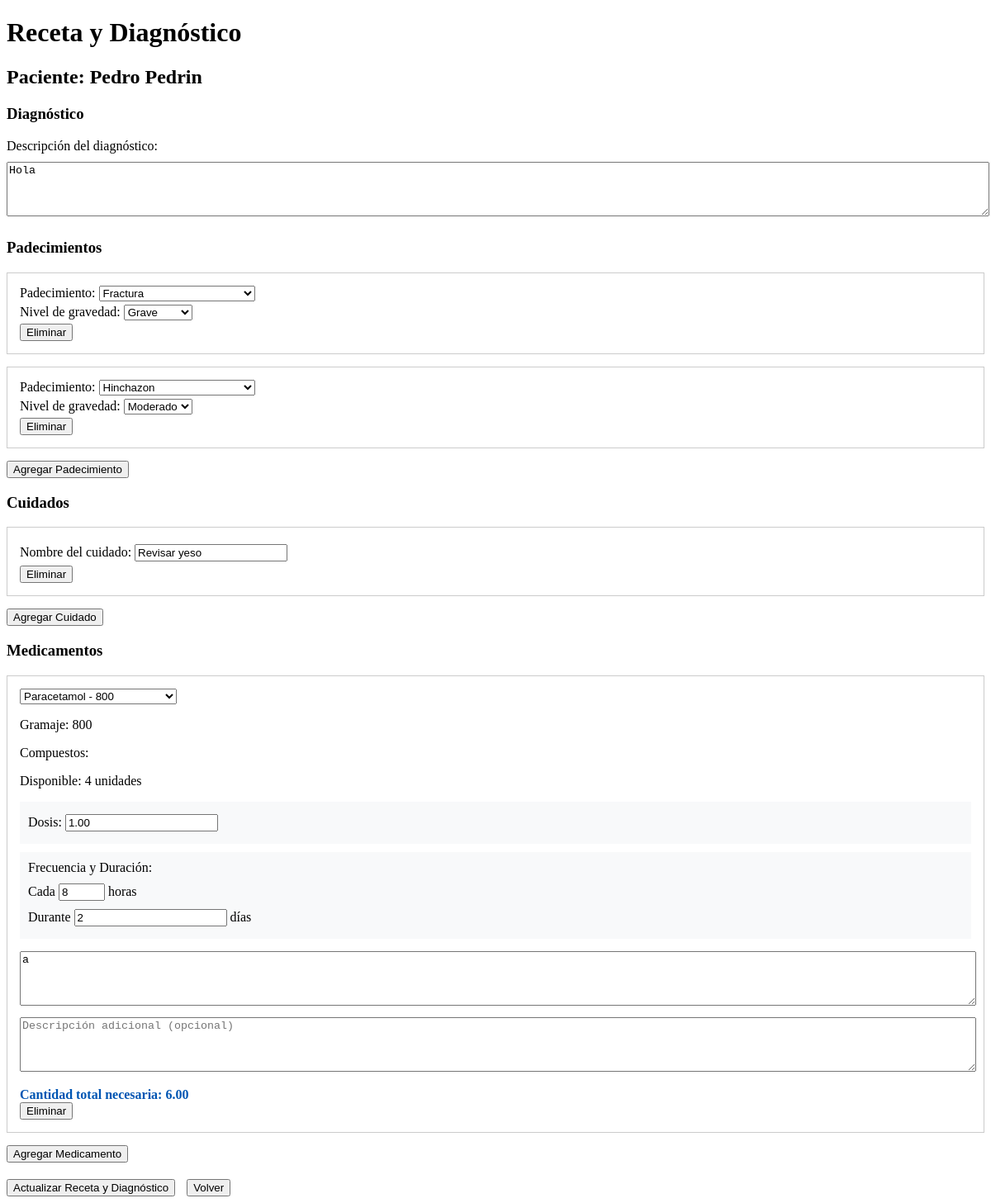
/doctor/receta-paciente/1/ (signed in), run on the app's committed database.
### usuarioJefa/models.py (models this page shows, shortened)
class Paciente(models.Model):
    SEXO_CHOICES = [
        ('M', 'Masculino'),
        ('F', 'Femenino'),
    ]
    ESTADO_CHOICES = [
        ('ACTIVO', 'Activo'),
        ('INACTIVO', 'Inactivo'),
    ]
    nombres = models.CharField(max_length=100)
    apellidos = models.CharField(max_length=100)
    fecha_nacimiento = models.DateField()
    sexo = models.CharField(max_length=1, choices=SEXO_CHOICES)
    num_seguridad_social = models.CharField(max_length=20, unique=True)
    fecha_ingreso = models.DateTimeField(default=timezone.now)
    estado = models.CharField(max_length=10, choices=ESTADO_CHOICES, default='ACTIVO')
    area = models.ForeignKey('login.AreaEspecialidad', on_delete=models.PROTECT)  # Referenciamos a login.AreaEspecialidad
    doctor_actual = models.ForeignKey(
        Usuarios,
        on_delete=models.SET_NULL,
        null=True,
        related_name='pacientes_doctor',
        limit_choices_to={'tipoUsuario': 'DR'}
    )
    enfermero_actual = models.ForeignKey(
        Usuarios,
        on_delete=models.SET_NULL,
        null=True,
        related_name='pacientes_enfermero',
        limit_choices_to={'tipoUsuario': 'EN'}
    )
    hospital_origen = models.CharField(max_length=200, blank=True, null=True)
    esta_activo = models.BooleanField(default=True)
    fecha_alta = models.DateTimeField(null=True, blank=True)
    numero_ingresos = models.PositiveIntegerField(default=1)

class Medicamento(models.Model):
    nombre = models.CharField(max_length=200)
    gramaje = models.CharField(max_length=50)
    compuestos = models.ManyToManyField(Compuesto)
    cantidad_disponible = models.IntegerField(default=0)
    fecha_actualizacion = models.DateTimeField(auto_now=True)
    class Meta:
        verbose_name = 'Medicamento'
        verbose_name_plural = 'Medicamentos'

### usuarioDoctor/models.py (models this page shows, shortened)
class Diagnostico(models.Model):
    NIVELES_GRAVEDAD = [
        (1, 'Leve'),
        (2, 'Moderado'),
        (3, 'Grave')
    ]
    paciente = models.ForeignKey('usuarioJefa.Paciente', on_delete=models.CASCADE, related_name='diagnosticos')
    doctor = models.ForeignKey(
        Usuarios,
        on_delete=models.PROTECT,
        limit_choices_to={'tipoUsuario': 'DR'}
    )
    descripcion = models.TextField()
    cuidados_especificos = models.TextField()
    fecha_creacion = models.DateTimeField(auto_now_add=True)
    fecha_modificacion = models.DateTimeField(auto_now=True)
    aprobado_por_jefa = models.BooleanField(default=False)
    activo = models.BooleanField(default=True)
    class Meta:
        ordering = ['-fecha_creacion']

class RecetaPadecimiento(models.Model):
    receta = models.ForeignKey(Receta, on_delete=models.CASCADE, related_name='padecimientos')
    padecimiento = models.ForeignKey(Padecimiento, on_delete=models.PROTECT)
    nivel_gravedad = models.IntegerField(choices=Diagnostico.NIVELES_GRAVEDAD)

class Padecimiento(models.Model):
    nombre = models.CharField(max_length=200)
    descripcion = models.TextField(null=True, blank=True)
    activo = models.BooleanField(default=True)  # Para poder desactivar padecimientos sin eliminarlos
    class Meta:
        ordering = ['nombre']  # Para que aparezcan ordenados alfabéticamente

class RecetaCuidado(models.Model):
    receta = models.ForeignKey(Receta, on_delete=models.CASCADE, related_name='cuidados')
    cuidado = models.ForeignKey(Cuidado, on_delete=models.PROTECT)
    completado = models.BooleanField(default=False)
    fecha_completado = models.DateTimeField(null=True, blank=True)
    completado_por = models.ForeignKey(
        'login.Usuarios',
        null=True,
        blank=True,
        on_delete=models.SET_NULL,
        limit_choices_to={'tipoUsuario': 'EN'}
    )

class Cuidado(models.Model):
    nombre = models.CharField(max_length=200)
    class Meta:
        verbose_name = 'Cuidado'
        verbose_name_plural = 'Cuidados'

class DetalleReceta(models.Model):
    UNIDADES_MEDIDA = [
        ('TAB', 'Tabletas'),
        ('ML', 'Mililitros'),
        ('MG', 'Miligramos'),
        ('CAP', 'Cápsulas'),
        ('GOT', 'Gotas'),
        ('AMP', 'Ampolletas'),
    ]
    receta = models.ForeignKey(Receta, on_delete=models.CASCADE, related_name='detalles')
    medicamento = models.ForeignKey('usuarioJefa.Medicamento', on_delete=models.PROTECT)
    cantidad_por_toma = models.DecimalField(max_digits=5, decimal_places=2)
    unidad_medida = models.CharField(max_length=3, choices=UNIDADES_MEDIDA)
    frecuencia_horas = models.PositiveIntegerField(help_text="Cada cuántas horas")
    dias_tratamiento = models.PositiveIntegerField()
    instrucciones = models.TextField()
    descripcion_opcional = models.TextField(blank=True)
    hay_existencia = models.BooleanField(default=True)
    def calcular_cantidad_total(self):
        tomas_por_dia = Decimal('24') / Decimal(str(self.frecuencia_horas))
        return self.cantidad_por_toma * tomas_por_dia * Decimal(str(self.dias_tratamiento))

### usuarioDoctor/views.py (the view, shortened to what this page needs)
@login_required
def receta_paciente(request, paciente_id):
    paciente = get_object_or_404(Paciente, id=paciente_id)
    receta_actual = Receta.objects.filter(
        paciente=paciente,
        activa=True
    ).select_related('diagnostico').first()
    context = {
        'paciente': paciente,
        'medicamentos': Medicamento.objects.filter(cantidad_disponible__gt=0),
        'niveles_gravedad': Diagnostico.NIVELES_GRAVEDAD,
        'receta_actual': receta_actual,
        'padecimientos_disponibles': Padecimiento.objects.filter(activo=True)  # Añadido
    }
    if receta_actual:
        context.update({
            'padecimientos': RecetaPadecimiento.objects.filter(receta=receta_actual).select_related('padecimiento'),
            'cuidados': RecetaCuidado.objects.filter(receta=receta_actual).select_related('cuidado'),
            'detalles_medicamentos': DetalleReceta.objects.filter(receta=receta_actual).select_related('medicamento'),
            'diagnostico': receta_actual.diagnostico,
        })
    return render(request, 'usuarioDoctor/receta_paciente.html', context)

### usuarioDoctor/templates/usuarioDoctor/Receta_paciente.html (shortened to what this page needs)
<!DOCTYPE html>
<html lang="es">
<head>
</head>
<body>
    <h1>Receta y Diagnóstico</h1>
    <h2>Paciente: {{ paciente.nombres }} {{ paciente.apellidos }}</h2>
    <form method="POST" id="recetaForm">
        <div class="seccion-diagnostico">
            <h3>Diagnóstico</h3>
            <div>
                <label for="descripcion">Descripción del diagnóstico:</label><br>
                <textarea name="descripcion_diagnostico" id="descripcion" rows="4" required>{% if diagnostico %}{{ diagnostico.descripcion }}{% endif %}</textarea>
            </div>
        </div>
<div class="seccion-padecimientos">
    <h3>Padecimientos</h3>
    <div id="padecimientos-container">
        {% if padecimientos %}
            {% for padecimiento in padecimientos %}
                <div class="padecimiento-row">
                    <div>
                        <label>Padecimiento:</label>
                        <select name="padecimientos[]" required>
                            {% for pad in padecimientos_disponibles %}
                                <option value="{{ pad.id }}" {% if pad.id == padecimiento.padecimiento.id %}selected{% endif %}>
                                    {{ pad.nombre }}
                                </option>
                            {% endfor %}
                        </select>
                    </div>
                    <div>
                        <label>Nivel de gravedad:</label>
                        <select name="niveles_gravedad[]" required>
                            {% for nivel in niveles_gravedad %}
                                <option value="{{ nivel.0 }}" {% if nivel.0 == padecimiento.nivel_gravedad %}selected{% endif %}>
                                    {{ nivel.1 }}
                                </option>
                            {% endfor %}
                        </select>
                    </div>
                    <button type="button" onclick="eliminarPadecimiento(this)">Eliminar</button>
                </div>
            {% endfor %}
        {% endif %}
    </div>
    <button type="button" onclick="agregarPadecimiento()">Agregar Padecimiento</button>
</div>
        <div class="seccion-cuidados">
            <h3>Cuidados</h3>
            <div id="cuidados-container">
                {% if cuidados %}
                    {% for cuidado in cuidados %}
                        <div class="cuidado-row">
                            <div>
                                <label>Nombre del cuidado:</label>
                                <input type="text" name="cuidados[]" required value="{{ cuidado.cuidado.nombre }}">
                            </div>
                            <button type="button" onclick="eliminarCuidado(this)">Eliminar</button>
                        </div>
                    {% endfor %}
                {% endif %}
            </div>
            <button type="button" onclick="agregarCuidado()">Agregar Cuidado</button>
        </div>
        <div class="seccion-medicamentos">
            <h3>Medicamentos</h3>
            <div id="medicamentos-container">
                {% if detalles_medicamentos %}
                    {% for detalle in detalles_medicamentos %}
                        <div class="medicamento-row">
                            <select name="medicamentos[]" required onchange="actualizarInfoMedicamento(this)">
                                {% for medicamento in medicamentos %}
                                    <option value="{{ medicamento.id }}" {% if medicamento.id == detalle.medicamento.id %}selected{% endif %}>
                                        {{ medicamento.nombre }} - {{ medicamento.gramaje }}
                                    </option>
                                {% endfor %}
                            </select>
                            <div class="info-medicamento">
                                <p>Gramaje: {{ detalle.medicamento.gramaje }}</p>
                                <p>Compuestos: {{ detalle.medicamento.compuestos.all|join:", " }}</p>
                                <p>Disponible: {{ detalle.medicamento.cantidad_disponible }} unidades</p>
                            </div>
                            <div class="dosis-container">
                                <label>Dosis:</label>
                                <input type="number" name="cantidad_por_toma[]" step="0.01" min="0.01" required
                                       value="{{ detalle.cantidad_por_toma }}" placeholder="Cantidad">
                            </div>
                            <div class="horario-container">
                                <label>Frecuencia y Duración:</label>
                                <div>
                                    <label>Cada</label>
                                    <input type="number" name="frecuencia_horas[]" min="1" max="24" required
                                           value="{{ detalle.frecuencia_horas }}" placeholder="horas">
                                    <label>horas</label>
                                </div>
                                <div>
                                    <label>Durante</label>
                                    <input type="number" name="dias_tratamiento[]" min="1" required
                                           value="{{ detalle.dias_tratamiento }}" placeholder="días">
                                    <label>días</label>
                                </div>
                            </div>
                            <textarea name="instrucciones[]" placeholder="Instrucciones de uso" required>{{ detalle.instrucciones }}</textarea>
                            <textarea name="descripciones[]" placeholder="Descripción adicional (opcional)">{{ detalle.descripcion_opcional }}</textarea>
                            <div class="cantidad-total">
                                Cantidad total necesaria: {{ detalle.calcular_cantidad_total }}
                            </div>
                            <button type="button" onclick="eliminarMedicamento(this)">Eliminar</button>
                        </div>
                    {% endfor %}
                {% endif %}
            </div>
            <button type="button" onclick="agregarMedicamento()">Agregar Medicamento</button>
        </div>
        <div style="margin-top: 20px;">
            {% if receta_actual %}
                <button type="submit">Actualizar Receta y Diagnóstico</button>
            {% else %}
                <button type="submit">Crear Receta y Diagnóstico</button>
            {% endif %}
            <a href="{% url 'doctor:pacientes_doctor' %}" style="margin-left: 10px;">
                <button type="button">Volver</button>
            </a>
        </div>
    </form>
</body>
</html>

### usuarioDoctor/templates/usuarioDoctor/Receta_paciente.html (style rules this page uses)
.padecimiento-row, .medicamento-row, .cuidado-row { margin: 15px 0; padding: 15px; border: 1px solid #ccc; }
.dosis-container, .horario-container { margin: 10px 0; padding: 10px; background-color: #f8f9fa; }
.cantidad-total { margin-top: 10px; font-weight: bold; color: #0056b3; }
label { display: inline-block; margin-bottom: 5px; }
input, textarea { margin: 5px 0; }
textarea { width: 100%; min-height: 60px; }

### data on the page
Paciente: nombres "Pedro", apellidos "Pedrin"
Diagnostico: descripcion_diagnostico "Hola"
RecetaPadecimiento: padecimiento.nombre "Fractura", nivel_gravedad "Grave"
RecetaPadecimiento: padecimiento.nombre "Hinchazon", nivel_gravedad "Moderado"
RecetaCuidado: cuidado.nombre "Revisar yeso"
DetalleReceta: medicamento.nombre "Paracetamol - 800", medicamento.gramaje "800", medicamento.cantidad_disponible "4", cantidad_por_toma "1.00", frecuencia_horas "8", dias_tratamiento "2", instrucciones "a", calcular_cantidad_total "6.00"
